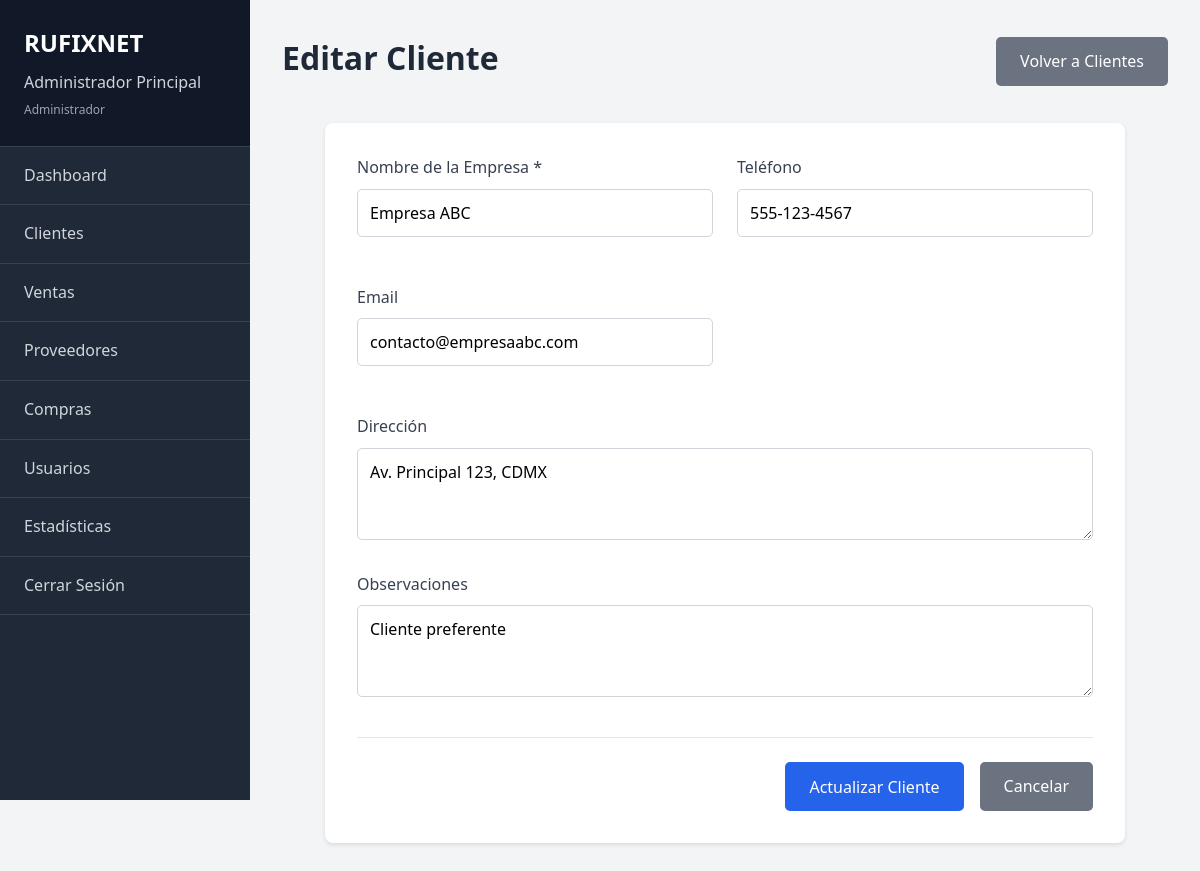
The page /modules/clientes/editar.php?id=1 (signed in) on the database its author committed.
### tables this page shows
CREATE TABLE clientes (
    id INT AUTO_INCREMENT PRIMARY KEY,
    nombre_empresa VARCHAR(255) NOT NULL,
    direccion TEXT,
    telefono VARCHAR(20),
    email VARCHAR(100),
    observaciones TEXT,
    fecha_creacion TIMESTAMP DEFAULT CURRENT_TIMESTAMP,
    usuario_creacion INT,
    FOREIGN KEY (usuario_creacion) REFERENCES usuarios(id) ON DELETE SET NULL
);

### modules/clientes/editar.php (the view, shortened to what this page needs)
<?php
include '../../includes/config.php';
include '../../includes/header.php';
include '../../includes/sidebar.php';
$id = $_GET['id'] ?? 0;
$cliente = null;
if ($id) {
    $sql = "SELECT * FROM clientes WHERE id = :id";
    $stmt = $pdo->prepare($sql);
    $stmt->bindParam(':id', $id, PDO::PARAM_INT);
    $stmt->execute();
    $cliente = $stmt->fetch();
}
?>
<main class="main-content">
    <div class="content-header">
        <h1>Editar Cliente</h1>
        <a href="index.php" class="btn btn-secondary">Volver a Clientes</a>
    </div>
    <div class="form-container">
        <form method="POST">
            <div class="form-grid">
                <div class="form-group">
                    <label for="nombre_empresa">Nombre de la Empresa *</label>
                    <input type="text" id="nombre_empresa" name="nombre_empresa" required
                           value="<?php echo htmlspecialchars($cliente['nombre_empresa']); ?>">
                </div>
                <div class="form-group">
                    <label for="telefono">Teléfono</label>
                    <input type="tel" id="telefono" name="telefono"
                           value="<?php echo htmlspecialchars($cliente['telefono']); ?>">
                </div>
                <div class="form-group">
                    <label for="email">Email</label>
                    <input type="email" id="email" name="email"
                           value="<?php echo htmlspecialchars($cliente['email']); ?>">
                </div>
            </div>
            <div class="form-group">
                <label for="direccion">Dirección</label>
                <textarea id="direccion" name="direccion" rows="3"><?php echo htmlspecialchars($cliente['direccion']); ?></textarea>
            </div>
            <div class="form-group">
                <label for="observaciones">Observaciones</label>
                <textarea id="observaciones" name="observaciones" rows="3"><?php echo htmlspecialchars($cliente['observaciones']); ?></textarea>
            </div>
            <div class="form-actions">
                <button type="submit" class="btn btn-primary">Actualizar Cliente</button>
                <a href="index.php" class="btn btn-secondary">Cancelar</a>
            </div>
        </form>
    </div>
</main>
<?php include '../../includes/footer.php'; ?>

### css/style.css (style rules this page uses)
:root { --primary-blue: #2563eb; --dark-blue: #1e40af; --light-blue: #dbeafe; --white: #ffffff; --gray-50: #f9fafb; --gray-100: #f3f4f6; --gray-200: #e5e7eb; --gray-300: #d1d5db; --gray-400: #9ca3af; --gray-500: #6b7280; --gray-600: #4b5563; --gray-700: #374151; --gray-800: #1f2937; --gray-900: #111827; --success: #10b981; --warning: #f59e0b; --error: #ef4444; }
* { margin: 0; padding: 0; box-sizing: border-box; }
body { font-family: 'Segoe UI', Tahoma, Geneva, Verdana, sans-serif; background-color: var(--gray-100); color: var(--gray-800); line-height: 1.6; }
.btn { display: inline-block; padding: 0.75rem 1.5rem; border: none; border-radius: 5px; font-size: 1rem; font-weight: 500; cursor: pointer; transition: all 0.3s; text-decoration: none; text-align: center; font-family: inherit; }
.btn-primary { background-color: var(--primary-blue); color: var(--white); }
.btn-secondary { background-color: var(--gray-500); color: var(--white); }
.main-content { flex: 1; margin-left: 250px; padding: 2rem; transition: margin-left 0.3s; }
.content-header { display: flex; justify-content: between; align-items: center; margin-bottom: 2rem; flex-wrap: wrap; gap: 1rem; }
.content-header h1 { color: var(--gray-800); margin-bottom: 0.5rem; flex: 1; }
.form-container { background: var(--white); padding: 2rem; border-radius: 8px; box-shadow: 0 2px 4px rgba(0, 0, 0, 0.1); max-width: 800px; margin: 0 auto; }
.form-grid { display: grid; grid-template-columns: repeat(auto-fit, minmax(300px, 1fr)); gap: 1.5rem; margin-bottom: 1.5rem; }
.form-group { margin-bottom: 1.5rem; }
.form-group label { display: block; margin-bottom: 0.5rem; color: var(--gray-700); font-weight: 500; }
.form-group input, .form-group select, .form-group textarea { width: 100%; padding: 0.75rem; border: 1px solid var(--gray-300); border-radius: 5px; font-size: 1rem; transition: border-color 0.3s; font-family: inherit; }
.form-actions { display: flex; gap: 1rem; justify-content: flex-end; margin-top: 2rem; padding-top: 1.5rem; border-top: 1px solid var(--gray-200); }

### rows shown on the page
clientes: nombre_empresa "Empresa ABC", telefono "555-123-4567", email "contacto@empresaabc.com", direccion "Av. Principal 123, CDMX", observaciones "Cliente preferente"

### other values the page prints
$_SESSION['user_name'] "Administrador Principal"
getRoleName($_SESSION['user_role']) "Administrador"
